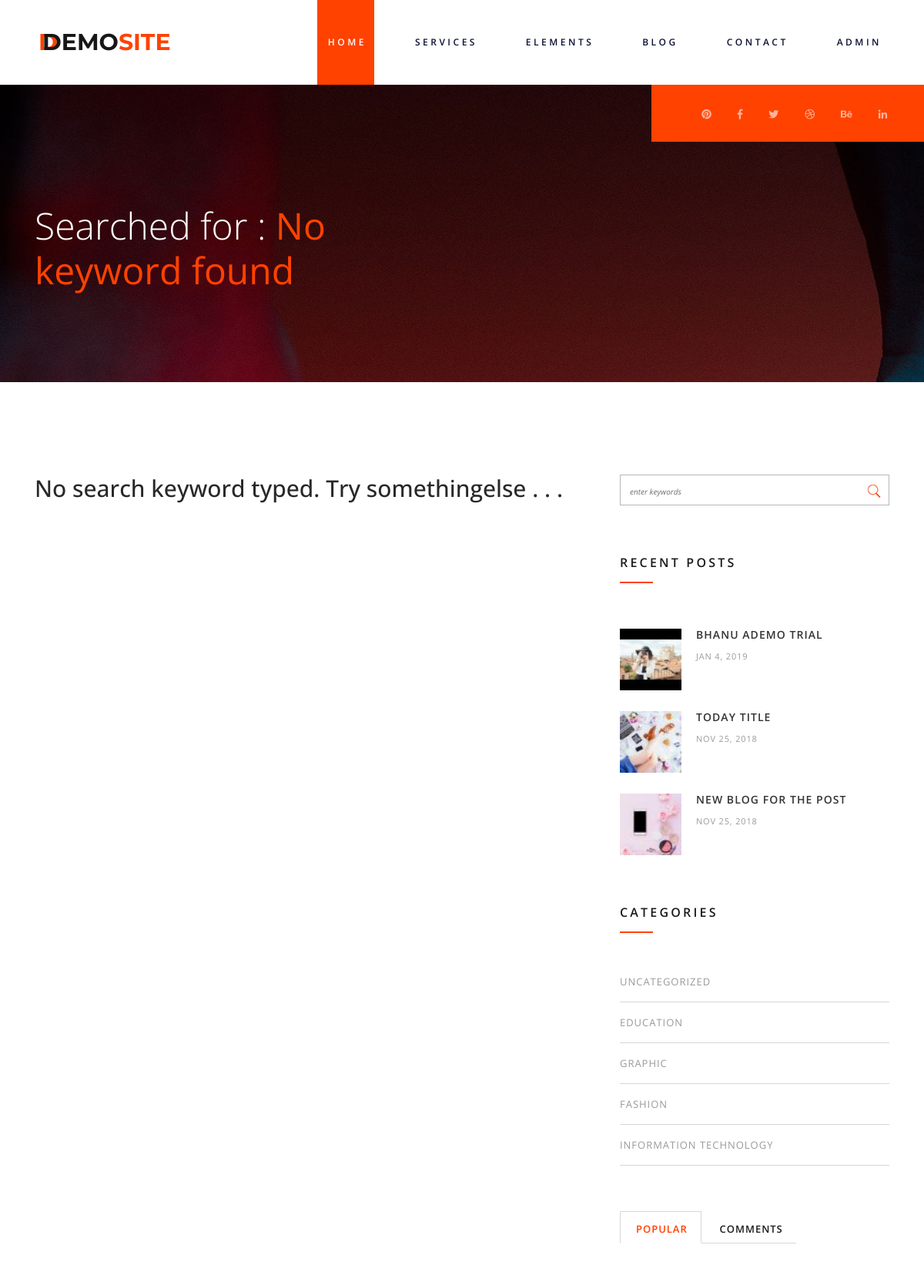
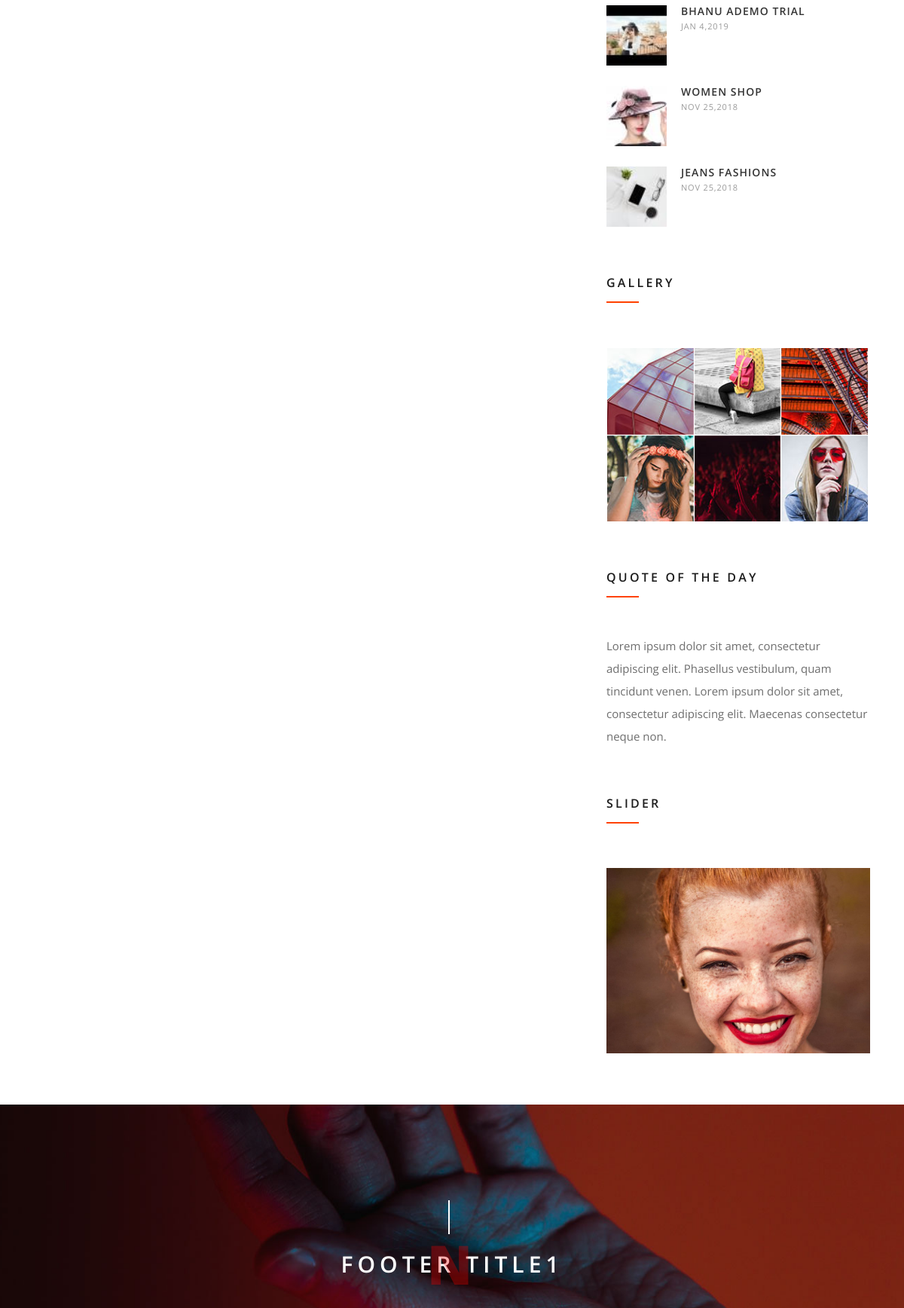
Screenshot of /search.php (upper part) with the database file from the repository (2 pictures, top to bottom).
### tables this page shows
CREATE TABLE `top_header` (
  `top_header_id` int(3) NOT NULL,
  `title_text` varchar(255) NOT NULL,
  `bg_title_text` varchar(255) NOT NULL,
  `subtitle_text` varchar(255) NOT NULL,
  `top_header_date` date NOT NULL
);

CREATE TABLE `posts` (
  `post_id` int(3) NOT NULL,
  `post_category_id` int(3) NOT NULL,
  `post_title` varchar(255) NOT NULL,
  `post_author` varchar(255) NOT NULL,
  `post_content` text NOT NULL,
  `post_image` text NOT NULL,
  `post_tags` varchar(255) NOT NULL,
  `post_comment_count` int(3) NOT NULL,
  `post_status` int(2) NOT NULL,
  `post_year` varchar(10) NOT NULL,
  `post_month` varchar(10) NOT NULL,
  `post_day` varchar(10) NOT NULL
);

CREATE TABLE `categories` (
  `cat_id` int(3) NOT NULL,
  `cat_title` varchar(255) NOT NULL
);

CREATE TABLE `footer_widget` (
  `footer_widget_id` int(3) NOT NULL,
  `footer_widget_title` text NOT NULL,
  `footer_widget_bg_title` varchar(255) NOT NULL,
  `footer_widget_description` varchar(255) NOT NULL,
  `footer_widget_bg_image` text NOT NULL,
  `footer_widget_button_text` varchar(255) NOT NULL,
  `footer_widget_button_link` varchar(255) NOT NULL,
  `footer_widget_date` date NOT NULL
);

### includes/sociallinks.php (the view, shortened to what this page needs)
<?php
         $query1_value = "SELECT * FROM social_links WHERE social_links_id = 1";
         $query_select1_value = mysqli_query($connection , $query1_value);
         $rows = mysqli_fetch_assoc($query_select1_value);
             $pinterest_value = $rows['pinterest'];
             $facebook_value = $rows['facebook'];
             $twitter_value = $rows['twitter'];
             $dribble_value = $rows['dribble'];
             $behance_value = $rows['behance'];
             $linkedin_value = $rows['linkedin'];
                     if(!empty($pinterest_value)){ ?>
<li><a href="<?php echo $pinterest_value; ?>"><i class="fab fa-pinterest trans_300"></i></a></li>
<?php }
                     if(!empty($facebook_value)){
                     ?>
<li><a href="<?php echo $facebook_value; ?>"><i class="fab fa-facebook-f trans_300"></i></a></li>
<?php }
                     if(!empty($twitter_value)){
                     ?>
<li><a href="<?php echo $twitter_value; ?>"><i class="fab fa-twitter trans_300"></i></a></li>
<?php }
                     if(!empty($dribble_value)){
                     ?>
<li><a href="<?php echo $dribble_value; ?>"><i class="fab fa-dribbble trans_300"></i></a></li>
<?php }
                     if(!empty($behance_value)){
                     ?>
<li><a href="<?php echo $behance_value; ?>"><i class="fab fa-behance trans_300"></i></a></li>
<?php }
                     if(!empty($linkedin_value)){
                     ?>
<li><a href="<?php echo $linkedin_value; ?>"><i class="fab fa-linkedin-in trans_300"></i></a></li>
<?php } ?>

### includes/pages_header.php (shortened to what this page needs)
<?php
                $query1_value = "SELECT * FROM top_header WHERE top_header_id = 1";
                $query_select1_value = mysqli_query($connection , $query1_value);
                $rows = mysqli_fetch_assoc($query_select1_value);
                    $title_text_value = $rows['title_text'];
                    $bg_title_text_value = $rows['bg_title_text'];
                    $subtitle_text_value = $rows['subtitle_text'];
                ?>
<!DOCTYPE html>
<html lang="en">
<head>
<link rel="stylesheet" type="text/css" href="styles/bootstrap4/bootstrap.min.css">
<link href="plugins/fontawesome-free-5.0.1/css/fontawesome-all.css" rel="stylesheet" type="text/css">
<link rel="stylesheet" type="text/css" href="plugins/OwlCarousel2-2.2.1/owl.carousel.css">
<link rel="stylesheet" type="text/css" href="plugins/OwlCarousel2-2.2.1/owl.theme.default.css">
<link rel="stylesheet" type="text/css" href="plugins/OwlCarousel2-2.2.1/animate.css">
<link rel="stylesheet" type="text/css" href="styles/main_styles.css">
<link rel="stylesheet" type="text/css" href="styles/responsive.css">
<link rel="stylesheet" type="text/css" href="plugins/js-flickr-gallery-1.24/js-flickr-gallery.css">
<link href="plugins/colorbox/colorbox.css" rel="stylesheet" type="text/css">
<link rel="stylesheet" type="text/css" href="styles/blog_styles.css">
<link rel="stylesheet" type="text/css" href="styles/blog_responsive.css">
<link rel="stylesheet" type="text/css" href="styles/blog_post_styles.css">
<link rel="stylesheet" type="text/css" href="styles/blog_post_responsive.css">
</head>
<body>
<div class="super_container">
	<header class="header d-flex flex-row justify-content-end align-items-center">
		<div class="logo_container mr-auto">
			<div class="logo">
				<a href="index.php"><span><?php echo $bg_title_text_value; ?></span><?php echo $title_text_value; ?><span><?php echo $subtitle_text_value; ?></span></a>
			</div>
		</div>
		<nav class="main_nav justify-self-end">
			<ul class="nav_items">
				<li class="active"><a href="index.php"><span>home</span></a></li>
				<li><a href="services.html"><span>services</span></a></li>
				<li><a href="elements.html"><span>elements</span></a></li>
				<li><a href="blog.php"><span>blog</span></a></li>
				<li><a href="contact.html"><span>contact</span></a></li>
				<li><a href="admin/admin_index.php"><span>admin</span></a></li>
			</ul>
		</nav>
	</header>

### includes/sidebar.php (shortened to what this page needs)
<div class="col-lg-4">
					<div class="blog_sidebar">
						<div class="sidebar_section">
							<div class="sidebar_search">
								<form action="search.php" method="post">
									<div id="search_form" class="search_form">
										<input id="blog_search" type="search" placeholder="enter keywords" data-error="Valid keywords required." name="search">
										<button id="search_submit" type="submit" class="search_submit_btn trans_300" value="Submit" name="submit">
											<img src="uploads/search.png" alt="">
										</button>
									</div>
								</form>
							</div>
						</div>
						<div class="sidebar_section">
							<div class="sidebar_recent">
								<div class="sidebar_title">recent posts</div>
								<?php
                $query_recent = "SELECT * FROM posts WHERE post_status = 1 ORDER BY post_id DESC limit 3";
                $select_recent_posts_query = mysqli_query($connection , $query_recent);
                $check_recent_rows = mysqli_num_rows($select_recent_posts_query);
                if($check_recent_rows > 0){
                while($posts_recent_rows = mysqli_fetch_assoc($select_recent_posts_query)){
                    $post_id = $posts_recent_rows['post_id'];
                    $post_title = $posts_recent_rows['post_title'];
                    $post_image = $posts_recent_rows['post_image'];
                    $post_year = $posts_recent_rows['post_year'];
                    $post_month = $posts_recent_rows['post_month'];
                    $post_day = $posts_recent_rows['post_day'];
                ?>
								<div class="recent_post d-flex flex-row justify-content-start">
									<div class="recent_post_image">
										<a href="post.php?p_id=<?php echo $post_id; ?>"><img src="uploads/thumbs/sidebar/<?php echo $post_image; ?>" alt="" style="height: 80px; width: 80px;"></a>
									</div>
									<div class="recent_post_content">
										<h4 class="recent_post_title"><a href="post.php?p_id=<?php echo $post_id; ?>"><?php echo $post_title; ?></a></h4>
										<span class="recent_post_date"><?php echo $post_month . " " . $post_day . ", " . $post_year; ?> </span>
									</div>
								</div>
								<?php
                                    }
                        }
                        ?>
							</div>
						</div>
						<div class="sidebar_section">
							<div class="sidebar_categories">
								<div class="sidebar_title">categories</div>
								<ul>
								<?php
                                $query = "SELECT * FROM categories";
                                $select_query = mysqli_query($connection , $query);
                                    $check_cat_rows = mysqli_num_rows($select_query);
                                    if($check_cat_rows > 0){
                                        $query_post = "SELECT * FROM posts WHERE post_status = 1 ORDER BY post_id DESC limit 3";
                                        $select_posts_query = mysqli_query($connection , $query_post);
                                        $check_post_rows = mysqli_num_rows($select_posts_query);
                                        if($check_post_rows > 0){
                                while($row = mysqli_fetch_array($select_query)){
                                    $cat_id = $row['cat_id'];
                                    $cat_title = $row['cat_title'];
                                ?>
									<li><a href="category.php?category=<?php echo $cat_id; ?>"><?php echo $cat_title; ?></a></li>
									<?php
                                }
                                        }else{
                                            ?>
                                        <div class="recent_post_content">
                                            <h4 class="recent_post_title">Post doesn't exist to assign category.</h4>
                                        </div>
                                            <?php
                                        }
                                    }else{
                                    ?>
                                    <div class="recent_post_content">
										<h4 class="recent_post_title">No category Found.</h4>
									</div>
                                    <?php
                                    }
                                    ?>
								</ul>
							</div>
						</div>
						<div class="sidebar_section">
							<div class="sidebar_tabs">
								<div class="tabs_container">
									<ul class="tabs">
										<li class="tab active" data-active-tab="tab_1"><span>popular</span></li>
										<li class="tab" data-active-tab="tab_2"><span>comments</span></li>
									</ul>
								</div>
								<div id="tab_1" class="tab_container active">
									<div class="sidebar_popular">
                                        <?php
                                        $query_pop = "SELECT * FROM posts WHERE post_status = 1 ORDER BY post_comment_count DESC limit 3";
                                        $query_pop_post = mysqli_query($connection , $query_pop);
                                        $check_pop_post_rows = mysqli_num_rows($query_pop_post);
                                        if($check_pop_post_rows > 0){
                                            while($row = mysqli_fetch_assoc($query_pop_post)){
                                                $post_id = $row['post_id'];
                                                $post_title = $row['post_title'];
                                                $post_image = $row['post_image'];
                                                $post_year = $row['post_year'];
                                                $post_month = $row['post_month'];
                                                $post_day = $row['post_day'];
                                        ?>
										<div class="popular_post d-flex flex-row justify-content-start">
											<div class="popular_post_image">
												<a href="post.php?p_id=<?php echo $post_id; ?>"><img src="uploads/thumbs/sidebar/<?php echo $post_image; ?>" alt="" style="height: 80px; width: 80px;"></a>
											</div>
											<div class="popular_post_content">
												<h4 class="popular_post_title"><a href="post.php?p_id=<?php echo $post_id; ?>"><?php echo $post_title; ?></a></h4>
												<span class="popular_post_date"><?php echo $post_month . " " . $post_day . "," . $post_year; ?></span>
											</div>
										</div>
										<?php
                                            }
                                        }else{
                                        ?>
                                            <div class="recent_post_content">
                                                <h4 class="recent_post_title">No Post Found.</h4>
                                            </div>
                                        <?php
                                        }
                                        ?>
									</div>
								</div>
							</div>
						</div>
						<div class="sidebar_section">
							<div class="sidebar_gallery">
								<div class="sidebar_title">gallery</div>
								<ul class="gallery_items">
									<li class="gallery_item">
										<a href="uploads/gallery_1_large.jpg">
											<img src="uploads/gallery_1.jpg" alt="">
										</a>
									</li>
									<li class="gallery_item">
										<a href="uploads/gallery_2_large.jpg">
											<img src="uploads/gallery_2.jpg" alt="">
										</a>
									</li>
									<li class="gallery_item">
										<a href="uploads/gallery_3_large.jpg">
											<img src="uploads/gallery_3.jpg" alt="">
										</a>
									</li>
									<li class="gallery_item">
										<a href="uploads/gallery_4_large.jpg">
											<img src="uploads/gallery_4.jpg" alt="">
										</a>
									</li>
									<li class="gallery_item">
										<a href="uploads/gallery_5_large.jpg">
											<img src="uploads/gallery_5.jpg" alt="">
										</a>
									</li>
									<li class="gallery_item">
										<a href="uploads/gallery_6_large.jpg">
											<img src="uploads/gallery_6.jpg" alt="">
										</a>
									</li>
								</ul>
							</div>
						</div>
						<div class="sidebar_section">
							<div class="sidebar_quote">
								<div class="sidebar_title">quote of the day</div>
								<p>Lorem ipsum dolor sit amet, consectetur adipiscing elit. Phasellus vestibulum, quam tincidunt venen. Lorem ipsum dolor sit amet, consectetur adipiscing elit. Maecenas consectetur neque non.</p>
							</div>
						</div>
						<div class="sidebar_section">
							<div class="sidebar_slider_container">
								<div class="sidebar_title">slider</div>
								<div class="owl-carousel owl-theme sidebar_slider">
									<div class="owl-item sidebar_slider_item">
										<div class="sidebar_slider_item_background" style="background-image:url(uploads/sidebar_slider_1.jpg)"></div>
									</div>
								</div>
							</div>
						</div>
					</div>
				</div>

### includes/pages_footer.php (shortened to what this page needs)
<div class="contact prlx_parent">
    <?php
                $query1_value = "SELECT * FROM footer_widget WHERE footer_widget_id = 1";
                $query_select1_value = mysqli_query($connection , $query1_value);
                $rows = mysqli_fetch_assoc($query_select1_value);
                    $title_value = $rows['footer_widget_title'];
                    $bg_title_value = $rows['footer_widget_bg_title'];
                    $bg_image_value = $rows['footer_widget_bg_image'];
                ?>
    <div class="contact_background prlx" style="background-image: url(uploads/images/<?php echo $bg_image_value; ?>);"></div>
    <div class="container">
        <div class="row">
           <div class="col-lg-6 offset-lg-3 text-center section_title contact_title">
                <h2><?php echo $title_value; ?><span><?php echo $bg_title_value; ?></span></h2>
            </div>
        </div>
    </div>
</div>
						<?php include "includes/sociallinks.php" ?>
</div>
</body>
</html>

### rows the page displays
top_header: bg_title_text "D", title_text "DEMO", subtitle_text "SITE"
posts: post_image (picture), post_title "BHANU ADEMO TRIAL", post_month "JAN", post_day "4", post_year "2019"
posts: post_image (picture), post_title "TODAY TITLE", post_month "NOV", post_day "25", post_year "2018"
posts: post_image (picture), post_title "NEW BLOG FOR THE POST", post_month "NOV", post_day "25", post_year "2018"
categories: cat_title "UNCATEGORIZED"
categories: cat_title "EDUCATION"
categories: cat_title "GRAPHIC"
categories: cat_title "FASHION"
categories: cat_title "INFORMATION TECHNOLOGY"
posts: post_image (picture), post_title "WOMEN SHOP", post_month "NOV", post_day "25", post_year "2018"
posts: post_image (picture), post_title "JEANS FASHIONS", post_month "NOV", post_day "25", post_year "2018"
footer_widget: footer_widget_bg_image (picture), footer_widget_title "FOOTER TITLE1", footer_widget_bg_title "N"
